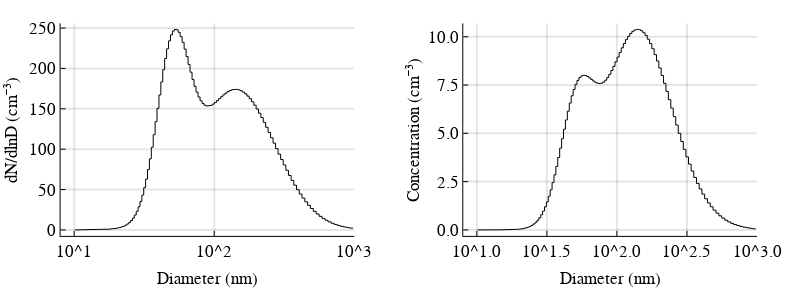

Here is the notebook cell this chart was saved with:
### Markdown cell above
### (c) Multiplication of  matrix and size distribution
Let <b>A</b> denote a $n\times n$ matrix where $n$ equals the number of size bins of $𝕟$. Then
```julia
𝕩 = 𝐀*𝕟 
```
is defined such that 
```julia
𝕩.N = 𝐀*𝕟.N
𝕩.S = 𝐀*𝕟.S
```
The operator $*$ denotes matrix multiplication.

### Code cell
𝕟 = DMALognormalDistribution([[130, 50, 1.3], [280, 140, 1.9]],δ);
𝕩 = δ.𝐀*𝕟 

p1 = plot(𝕟.Dp, 𝕟.S, xaxis = :log10, xticks = [10, 100, 1000], legend = :none, 
    ylabel = "dN/dlnD (cm⁻³)", xlim = (8,1000), color =  :black, xlabel = "Diameter (nm)", 
    right_margin = 35px, lt = :steppre)

p2 = plot(𝕩.Dp, 𝕩.N, legend = :none,  xaxis = :log10, right_margin = 35px, lt = :steppre,
    ylabel = "Concentration (cm⁻³)", xlim = (8,1000), color =  :black, xlabel = "Diameter (nm)")

plot(p1,p2,grid=(1,2), fmt = :svg)

### Figure 1 — Plotly figure (JSON) as saved in the notebook; plotly's stock layout.template omitted (floating-point values rounded to 4 significant figures; data arrays with more than 128 entries replaced by an {"elided": "..."} marker saying what was removed)
{"data": [{"colorbar": {"title": ""}, "hoverinfo": "text", "legendgroup": "y1", "line": {"color": "rgba(0, 0, 0, 1.000)", "dash": "solid", "shape": "linear", "width": 1}, "mode": "lines", "name": "y1", "showlegend": true, "text": {"elided": "255 null values"}, "type": "scatter", "x": {"elided": "255 float values"}, "xaxis": "x1", "y": {"elided": "255 float values"}, "yaxis": "y1", "zmax": 0.1, "zmin": -0.1}, {"colorbar": {"title": ""}, "hoverinfo": "text", "legendgroup": "y1", "line": {"color": "rgba(0, 0, 0, 1.000)", "dash": "solid", "shape": "linear", "width": 1}, "mode": "lines", "name": "y1", "showlegend": true, "text": {"elided": "255 null values"}, "type": "scatter", "x": {"elided": "255 float values"}, "xaxis": "x2", "y": {"elided": "255 float values"}, "yaxis": "y2", "zmax": 0.1, "zmin": -0.1}], "layout": {"annotations": [], "height": 288, "margin": {"b": 20, "l": 0, "r": 0, "t": 20}, "paper_bgcolor": "rgba(255, 255, 255, 1.000)", "plot_bgcolor": "rgba(255, 255, 255, 1.000)", "showlegend": false, "width": 792, "xaxis1": {"anchor": "y1", "domain": [0.07652, 0.4474], "gridcolor": "rgba(0, 0, 0, 0.100)", "gridwidth": 2, "linecolor": "rgba(0, 0, 0, 1.000)", "mirror": false, "range": [0.9031, 3], "showgrid": true, "showline": true, "showticklabels": true, "tickangle": 0, "tickcolor": "rgb(0, 0, 0)", "tickfont": {"color": "rgba(0, 0, 0, 1.000)", "family": "Nimbus Sans L", "size": 17}, "tickmode": "array", "ticks": "inside", "ticktext": ["10^1", "10^2", "10^3"], "tickvals": [10, 100, 1000], "title": "Diameter (nm)", "titlefont": {"color": "rgba(0, 0, 0, 1.000)", "family": "Nimbus Sans L", "size": 17}, "type": "log", "visible": true, "zeroline": false, "zerolinecolor": "rgba(0, 0, 0, 1.000)"}, "xaxis2": {"anchor": "y2", "domain": [0.5849, 0.9558], "gridcolor": "rgba(0, 0, 0, 0.100)", "gridwidth": 2, "linecolor": "rgba(0, 0, 0, 1.000)", "mirror": false, "range": [0.9031, 3], "showgrid": true, "showline": true, "showticklabels": true, "tickangle": 0, "tickcolor": "rgb(0, 0, 0)", "tickfont": {"color": "rgba(0, 0, 0, 1.000)", "family": "Nimbus Sans L", "size": 17}, "tickmode": "array", "ticks": "inside", "ticktext": ["10^1.0", "10^1.5", "10^2.0", "10^2.5", "10^3.0"], "tickvals": [10, 31.62, 100, 316.2, 1000], "title": "Diameter (nm)", "titlefont": {"color": "rgba(0, 0, 0, 1.000)", "family": "Nimbus Sans L", "size": 17}, "type": "log", "visible": true, "zeroline": false, "zerolinecolor": "rgba(0, 0, 0, 1.000)"}, "yaxis1": {"anchor": "x1", "domain": [0.1294, 0.9863], "gridcolor": "rgba(0, 0, 0, 0.100)", "gridwidth": 2, "linecolor": "rgba(0, 0, 0, 1.000)", "mirror": false, "range": [-7.409, 255.8], "showgrid": true, "showline": true, "showticklabels": true, "tickangle": 0, "tickcolor": "rgb(0, 0, 0)", "tickfont": {"color": "rgba(0, 0, 0, 1.000)", "family": "Nimbus Sans L", "size": 17}, "tickmode": "array", "ticks": "inside", "ticktext": ["0", "50", "100", "150", "200", "250"], "tickvals": [0, 50, 100, 150, 200, 250], "title": "dN/dlnD (cm⁻³)", "titlefont": {"color": "rgba(0, 0, 0, 1.000)", "family": "Nimbus Sans L", "size": 17}, "type": "-", "visible": true, "zeroline": false, "zerolinecolor": "rgba(0, 0, 0, 1.000)"}, "yaxis2": {"anchor": "x2", "domain": [0.1294, 0.9863], "gridcolor": "rgba(0, 0, 0, 0.100)", "gridwidth": 2, "linecolor": "rgba(0, 0, 0, 1.000)", "mirror": false, "range": [-0.3111, 10.69], "showgrid": true, "showline": true, "showticklabels": true, "tickangle": 0, "tickcolor": "rgb(0, 0, 0)", "tickfont": {"color": "rgba(0, 0, 0, 1.000)", "family": "Nimbus Sans L", "size": 17}, "tickmode": "array", "ticks": "inside", "ticktext": ["0.0", "2.5", "5.0", "7.5", "10.0"], "tickvals": [0, 2.5, 5, 7.5, 10], "title": "Concentration (cm⁻³)", "titlefont": {"color": "rgba(0, 0, 0, 1.000)", "family": "Nimbus Sans L", "size": 17}, "type": "-", "visible": true, "zeroline": false, "zerolinecolor": "rgba(0, 0, 0, 1.000)"}}}
